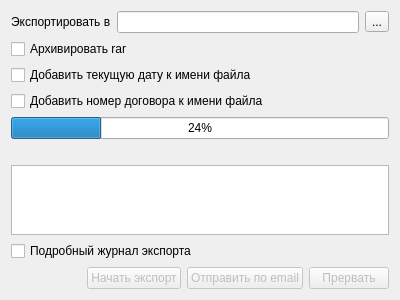
<ui version="4.0" >
 <class>ExportActionResult_Wizard_2</class>
 <widget class="QDialog" name="ExportActionResult_Wizard_2" >
  <property name="geometry" >
   <rect>
    <x>0</x>
    <y>0</y>
    <width>400</width>
    <height>299</height>
   </rect>
  </property>
  <property name="windowTitle" >
   <string>Экспорт типов действий</string>
  </property>
  <layout class="QGridLayout" >
   <item row="0" column="0" >
    <layout class="QHBoxLayout" >
     <property name="spacing" >
      <number>6</number>
     </property>
     <property name="margin" >
      <number>0</number>
     </property>
     <item>
      <widget class="QLabel" name="label" >
       <property name="text" >
        <string>Экспортировать в</string>
       </property>
      </widget>
     </item>
     <item>
      <widget class="QLineEdit" name="edtFileName" />
     </item>
     <item>
      <widget class="QToolButton" name="btnSelectFile" >
       <property name="text" >
        <string>...</string>
       </property>
      </widget>
     </item>
    </layout>
   </item>
   <item row="4" column="0" >
    <layout class="QHBoxLayout" >
     <property name="spacing" >
      <number>6</number>
     </property>
     <property name="margin" >
      <number>0</number>
     </property>
    </layout>
   </item>
   <item row="6" column="0" >
    <widget class="CProgressBar" name="progressBar" >
     <property name="value" >
      <number>24</number>
     </property>
     <property name="orientation" >
      <enum>Qt::Horizontal</enum>
     </property>
    </widget>
   </item>
   <item row="7" column="0" >
    <widget class="QLabel" name="stat" >
     <property name="text" >
      <string/>
     </property>
    </widget>
   </item>
   <item row="10" column="0" >
    <spacer>
     <property name="orientation" >
      <enum>Qt::Vertical</enum>
     </property>
     <property name="sizeHint" stdset="0" >
      <size>
       <width>20</width>
       <height>40</height>
      </size>
     </property>
    </spacer>
   </item>
   <item row="11" column="0" >
    <layout class="QHBoxLayout" >
     <property name="spacing" >
      <number>6</number>
     </property>
     <property name="margin" >
      <number>0</number>
     </property>
     <item>
      <spacer>
       <property name="orientation" >
        <enum>Qt::Horizontal</enum>
       </property>
       <property name="sizeHint" stdset="0" >
        <size>
         <width>40</width>
         <height>20</height>
        </size>
       </property>
      </spacer>
     </item>
     <item>
      <widget class="QPushButton" name="btnExport" >
       <property name="enabled" >
        <bool>false</bool>
       </property>
       <property name="text" >
        <string>Начать экспорт</string>
       </property>
      </widget>
     </item>
     <item>
      <widget class="QPushButton" name="btnSend" >
       <property name="enabled" >
        <bool>false</bool>
       </property>
       <property name="text" >
        <string>Отправить по email</string>
       </property>
      </widget>
     </item>
     <item>
      <widget class="QPushButton" name="btnAbort" >
       <property name="enabled" >
        <bool>false</bool>
       </property>
       <property name="text" >
        <string>Прервать</string>
       </property>
      </widget>
     </item>
    </layout>
   </item>
   <item row="1" column="0" >
    <widget class="QCheckBox" name="checkRAR" >
     <property name="text" >
      <string>Архивировать rar</string>
     </property>
     <property name="checkable" >
      <bool>true</bool>
     </property>
    </widget>
   </item>
   <item row="8" column="0" >
    <widget class="QTextBrowser" name="logBrowser" />
   </item>
   <item row="2" column="0" >
    <widget class="QCheckBox" name="chkAddDateToFileName" >
     <property name="text" >
      <string>Добавить текущую дату к имени файла</string>
     </property>
    </widget>
   </item>
   <item row="3" column="0" >
    <widget class="QCheckBox" name="chkAddContractNumberToFileName" >
     <property name="text" >
      <string>Добавить номер договора к имени файла</string>
     </property>
    </widget>
   </item>
   <item row="9" column="0" >
    <widget class="QCheckBox" name="chkVerboseLog" >
     <property name="text" >
      <string>Подробный журнал экспорта</string>
     </property>
    </widget>
   </item>
  </layout>
 </widget>
 <customwidgets>
  <customwidget>
   <class>CProgressBar</class>
   <extends>QProgressBar</extends>
   <header>library/ProgressBar.h</header>
  </customwidget>
 </customwidgets>
 <resources/>
 <connections/>
</ui>
